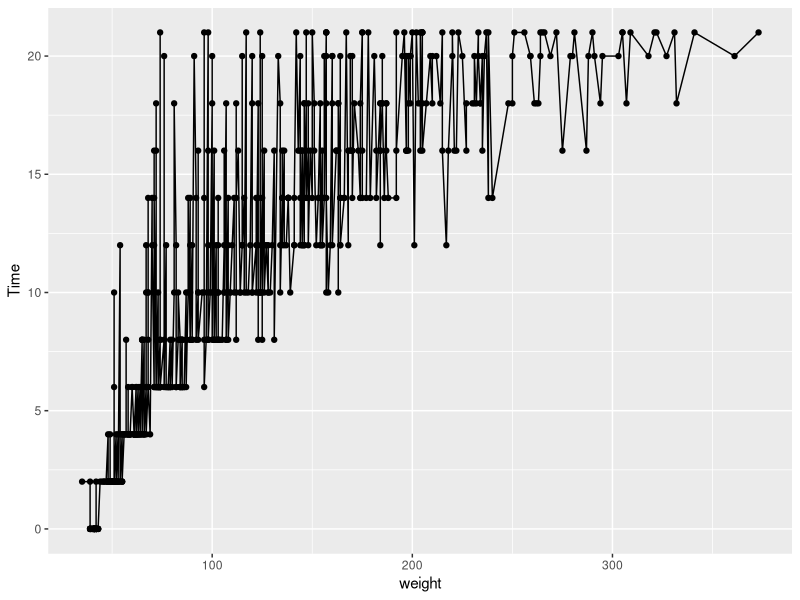
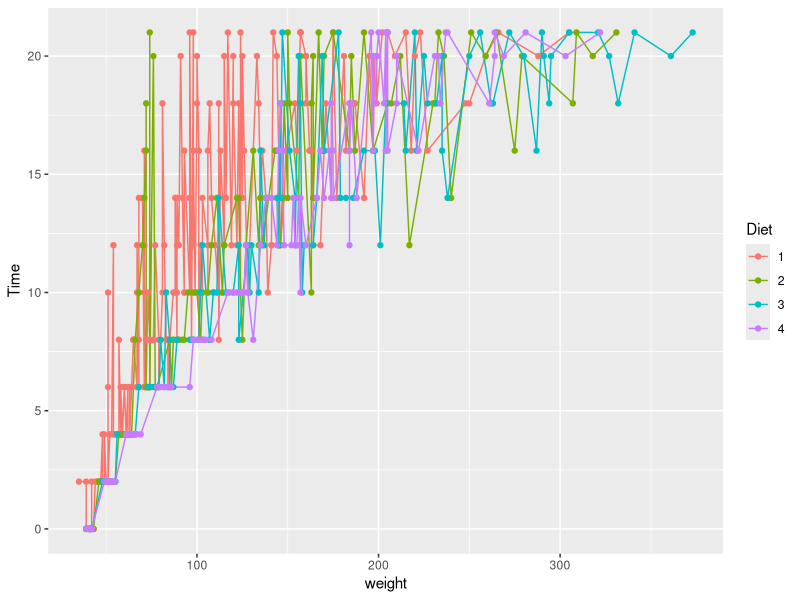
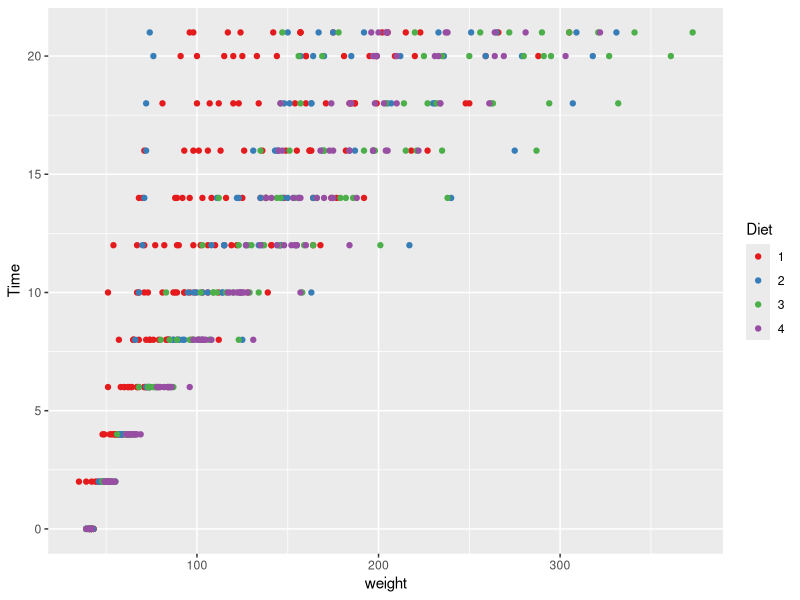
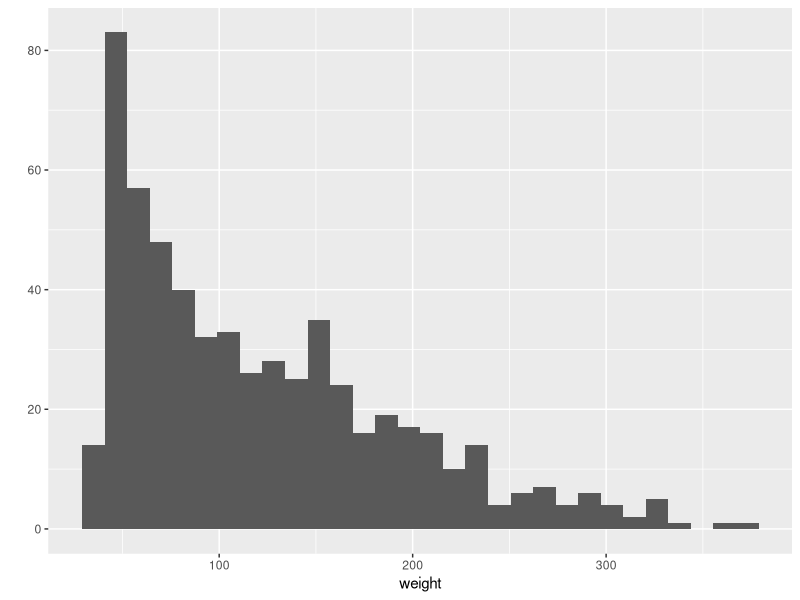
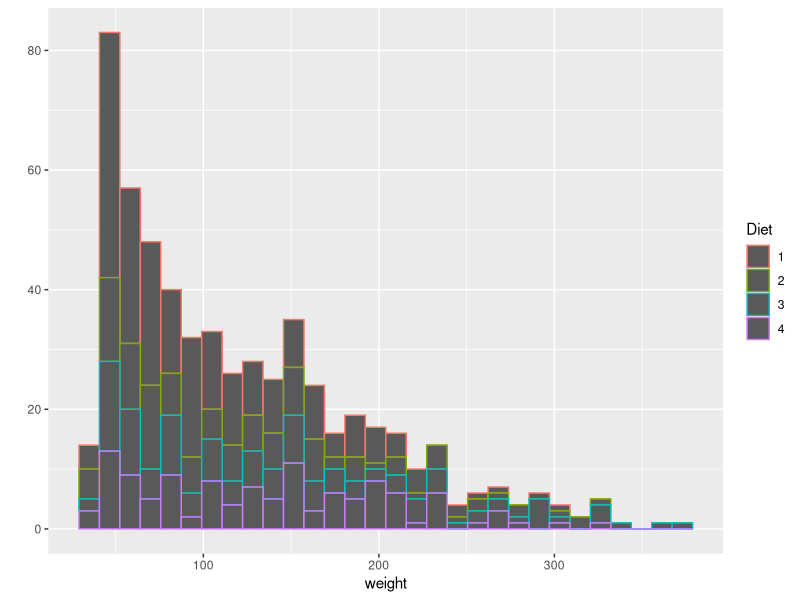
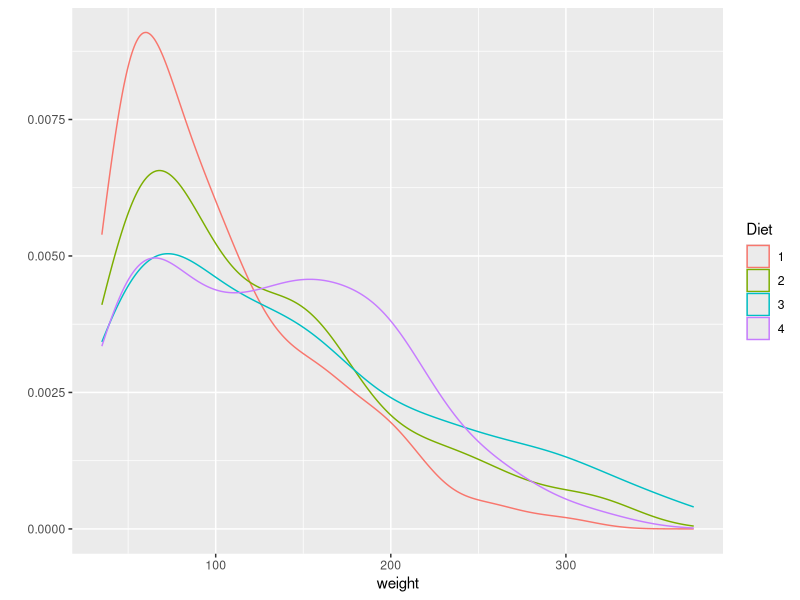
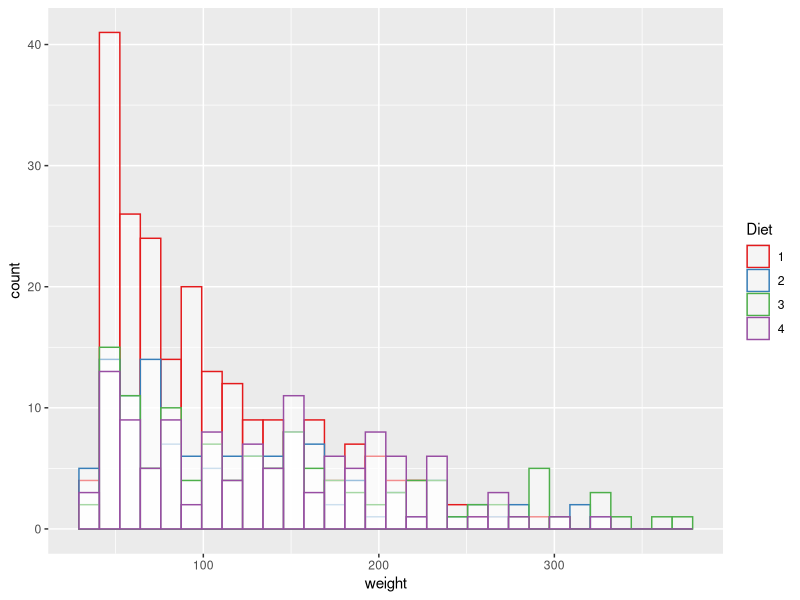
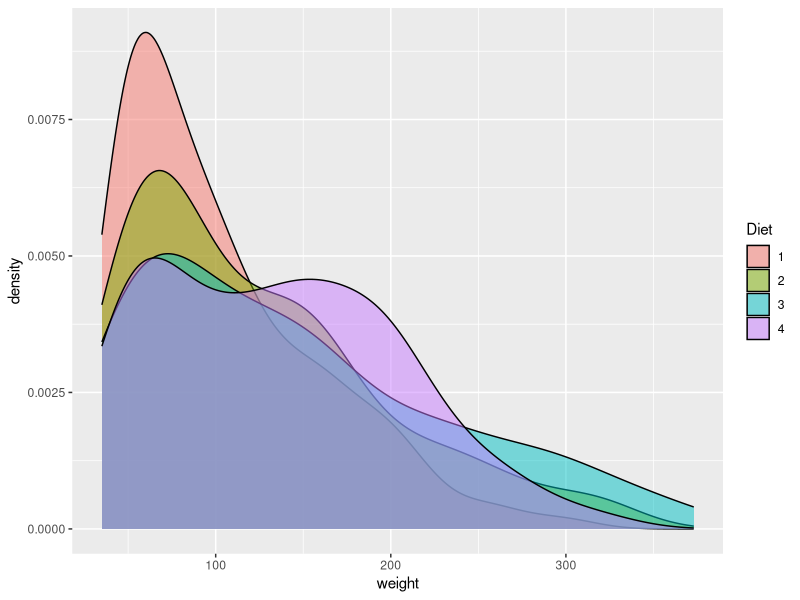

Write the R code that produced these figures, in order. (Note: this script raises an error after producing the figures.)
## ---- chunk 1
knitr::opts_chunk$set(echo = TRUE)
## ---- chunk 2
#Install packages
#install.packages("ggplot2")
#install.packages("dplyr")
#install.packages("plyr")

#Load the package
library("ggplot2")
library("dplyr")
library("plyr")
library(RColorBrewer)
library(car)

#Manuals
#vignette("dplyr")
#?ggplot2
#?plyr

## ---- chunk 3
# Install the package
#install.packages("datasets")
# For a full list of these datasets, type library(help = "datasets")
# Load the library and dataset
library(datasets)
data(ChickWeight) #What happens in the Environment section of RStudio?
## ---- chunk 4
# To see the table, you can click on the environment part or run this...
#View(ChickWeight)

# As you can see this is a table, just in case we want to convert it to a data.frame
ChickWeight<-as.data.frame(ChickWeight)
## ---- chunk 5
head(ChickWeight)
## ---- chunk 6
head(ChickWeight,n = 20) 
## ---- chunk 7
str(ChickWeight) 
## ---- chunk 8
class(ChickWeight$weight)
## ---- chunk 9
nrow(ChickWeight)
## ---- chunk 10
ncol(ChickWeight)
## ---- chunk 11
names(ChickWeight)
## ---- chunk 12
names(ChickWeight)[3]
## ---- chunk 13
levels(ChickWeight$Diet)[1:3]
## ---- chunk 14
ChickWeight$Diet[1:3]
## ---- chunk 15
mean(ChickWeight$weight)
## ---- chunk 16
summary(ChickWeight$weight)
## ---- chunk 17
summary(ChickWeight)
## ---- chunk 18
chick_sumary<-summary(ChickWeight)
chick_sumary
## ---- chunk 19
class(chick_sumary)
## ---- chunk 20
chick_sumary_df<-as.data.frame(chick_sumary)
## ---- chunk 21
write.table(chick_sumary, "mydata.txt", sep="\t",row.names = F,col.names = T)
#this is clearly no perfect but for the important part, the numeric and integer columns, we have the stat
## ---- chunk 22
#we can see specific columns and rows
ChickWeight[1,1:3] #row 1, column 1:3
## ---- chunk 23
ChickWeight[1:3,1] #col 1, row 1:3
## ---- chunk 24
ChickWeight[1,1] #row1, col1
## ---- chunk 25
head(ChickWeight[ChickWeight$Diet==4,])
## ---- chunk 26
head(ChickWeight$Diet==4)
## ---- chunk 27
class(ChickWeight$Diet==4)
## ---- chunk 28
head(which(ChickWeight$Diet==4))
## ---- chunk 29
head(ChickWeight[ChickWeight$Diet==4,])
## ---- chunk 30
head(ChickWeight[ChickWeight$Diet==4 & ChickWeight$Time>6,])
## ---- chunk 31
head(ChickWeight[ChickWeight$Diet==4 & ChickWeight$Time>6 & ChickWeight$Time<20,])
## ---- chunk 32
head(ChickWeight$weight[ChickWeight$Diet==4 & ChickWeight$Time>6 & ChickWeight$Time<20])
## ---- chunk 33
names(ChickWeight)
## ---- chunk 34
qplot(data=ChickWeight,x = weight, y=Time, geom = c("line","point"))
qplot(data=ChickWeight,x = weight, y=Time, geom = c("line","point"), colour=Diet) #adding the color helps to separate the data
## ---- chunk 35
ggplot(data = ChickWeight, aes(x = weight, y=Time,colour=Diet))+ #data and basic things about the plot
  geom_point() + #add the type of plot
  scale_colour_brewer(palette = "Set1") #add a colot pallet
## ---- chunk 36
qplot(data = ChickWeight,x=weight, binwith=10)
qplot(data = ChickWeight,x=weight, binwith=10, colour=Diet) #the color separates the data
qplot(data = ChickWeight,x=weight, geom = "density", colour=Diet)
## ---- chunk 37
ggplot(data = ChickWeight, aes(x=weight,color=Diet))+
  geom_histogram(fill="white", alpha=0.5, position="identity")+
  scale_colour_brewer(palette = "Set1")

ggplot(data = ChickWeight, aes(x=weight,fill=Diet))+
  geom_density( alpha=0.5)+
  scale_colour_brewer(palette = "Set1")
## ---- chunk 38
#knitr::opts_chunk$set(echo = F, fig.align="center")
knitr::include_graphics("./images/boxplot.jpg")
## ---- chunk 39
ggplot(data = ChickWeight, aes(y=weight,x=as.factor(Time),fill=Diet))+ #Note how the x, y and color changes
  geom_boxplot()+ #this is adding the  boxplot
  scale_colour_brewer(palette = "Set1")
## ---- chunk 40
ggplot(data = ChickWeight, aes(y=weight,x=Time,fill=Diet))+ #Note how the x, y and color changes
  geom_boxplot()+ #this is adding the  boxplot
  scale_colour_brewer(palette = "Set1")
## ---- chunk 41
ggplot(data = ChickWeight, aes(x=weight,fill=Diet))+
  geom_density( alpha=0.5)+
  scale_colour_brewer(palette = "Set1")+
  facet_wrap(~Time,scales = "free")

ggplot(data = ChickWeight, aes(y=weight,x=as.factor(Time),fill=Diet))+
  geom_boxplot()+scale_colour_brewer(palette = "Set1")+
  facet_wrap(~Time,scales = "free")

ggplot(data = ChickWeight, aes(y=weight,x=as.factor(Time),fill=Diet))+
  geom_violin()+
  scale_colour_brewer(palette = "Set1")+
  facet_wrap(~Time,scales = "free")

## ---- chunk 42
stat_ChickWeight<-ddply(ChickWeight,  .(Diet),  transform,  Mean=mean(weight,na.rm = T), SD=sd(weight,na.rm = T))

head(stat_ChickWeight)
## ---- chunk 43
statWeight_ChickWeight<-ddply(ChickWeight,  .(Diet),  summarise,  Mean=mean(weight,na.rm = T), SD=sd(weight,na.rm = T))

head(statWeight_ChickWeight)
## ---- chunk 44
ggplot(statWeight_ChickWeight, aes(x=Diet, y=Mean, fill=Diet)) + 
   geom_bar(stat="identity", position=position_dodge()) +
  geom_errorbar(aes(ymin=Mean-SD, ymax=Mean+SD), width=.2,
                 position=position_dodge(.9))
## ---- chunk 45
shapiro.test(ChickWeight$weight[ChickWeight$Diet==1])
## ---- chunk 46
with(ChickWeight, shapiro.test(weight[Diet == 1]))
## ---- chunk 47
with(ChickWeight, shapiro.test(weight[Diet == 2]))
## ---- chunk 48
qplot(data=ChickWeight, x = weight, facets = "Diet",geom = "density")
## ---- chunk 49
var.test(weight~ Diet, data = ChickWeight[ChickWeight$Diet %in% c(1,2),])
## ---- chunk 50
wilcox.test(weight~ Diet, data = ChickWeight[ChickWeight$Diet %in% c(1,2),],exact = FALSE)
## ---- chunk 51
# Compute the analysis of variance
res.aov <- aov(weight~ Diet, data = ChickWeight)
# Summary of the analysis
summary(res.aov)
## ---- chunk 52
TukeyHSD(res.aov)
## ---- chunk 53
plot(res.aov, 1)
## ---- chunk 54
leveneTest(weight~ Diet, data = ChickWeight)
## ---- chunk 55
plot(res.aov, 2)
## ---- chunk 56
# Extract the residuals
aov_residuals <- residuals(object = res.aov )
# Run Shapiro-Wilk test
shapiro.test(x = aov_residuals )
## ---- chunk 57
kruskal.test(weight~ Diet, data = ChickWeight)
